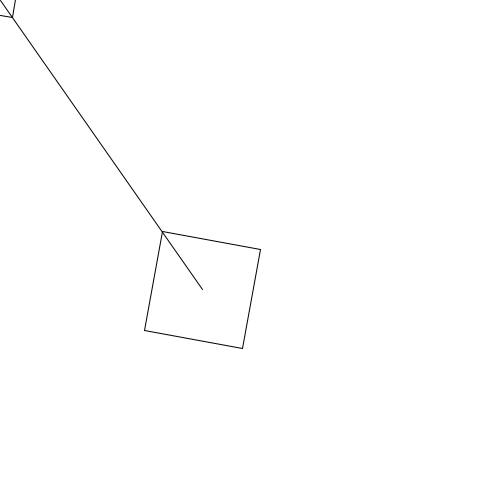
Frame 1 (no input)
Frame 60 (the mouse pressed at the canvas centre just before this capture): identical to frame 1, image omitted
Frame 120 (the mouse held since frame 60 and released just before this capture): identical to frame 1, image omitted

The Processing sketch that drew this single still picture (run headless with seeded random() and noise(); from frame 60 on, the mouse is pressed at the canvas centre):

// Processing sketch: rotacion_Push_Pop_Matrix_01
// ── rotacion_Push_Pop_Matrix_01.pde
void setup() {
  size(500, 500);
  rectMode(CENTER);
}

void draw() {
  background(255);
  //Esto no da el resultado esperado.
  //Con este metodo estamos rotando el canvas, no los elementos
  rotate(radians(10)); 
  rect(0, 0, 30, 30);
  rect(width/2, height/2, 100, 100);
  line(0, 0, width/2, height/2);
}
